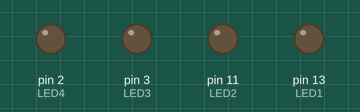
This sketch was run on a simulated Arduino Uno, built with avr-gcc and run on an emulated ATmega328P. Parts: output pins drawn as LEDs (lit = HIGH).

Above: at 0.5 s.
At 3.5 s:
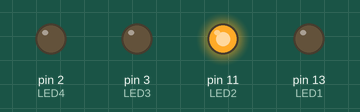
At 5.5 s:
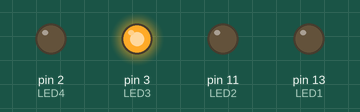
At 7.5 s:
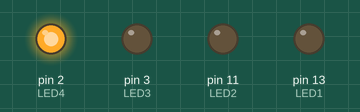
At 9.5 s:
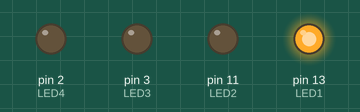
Timing chart, 0 to 10.4 s (numbered marks = the images above):
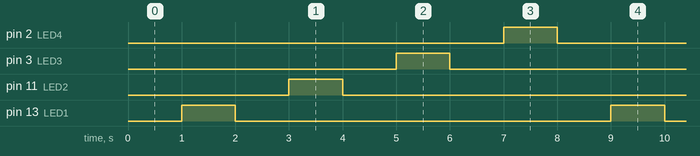

Measured:
- by itself, pin 2 (LED4), pin 3 (LED3), pin 11 (LED2), pin 13 (LED1): alternates HIGH for 1.0 s and LOW for 7.0 s
- by itself, everything shown: repeats every 8.0 s, in 8 steps

The sketch:

4_light_test.ino
```cpp
int LED1 = 13;
int LED2 = 11;
int LED3 = 3;
int LED4 = 2;
void setup() {
  // put your setup code here, to run once:
  pinMode(LED1,OUTPUT);
  pinMode(LED2,OUTPUT);
  pinMode(LED3,OUTPUT);
  pinMode(LED4,OUTPUT);

}

void loop() {
  // put your main code here, to run repeatedly:
delay(1000);
digitalWrite(LED1,HIGH);
delay(1000);
digitalWrite(LED1,LOW);
delay(1000);
digitalWrite(LED2,HIGH);
delay(1000);
digitalWrite(LED2,LOW);
delay(1000);
digitalWrite(LED3,HIGH);
delay(1000);
digitalWrite(LED3,LOW);
delay(1000);
digitalWrite(LED4,HIGH);
delay(1000);
digitalWrite(LED4,LOW);


}
```
